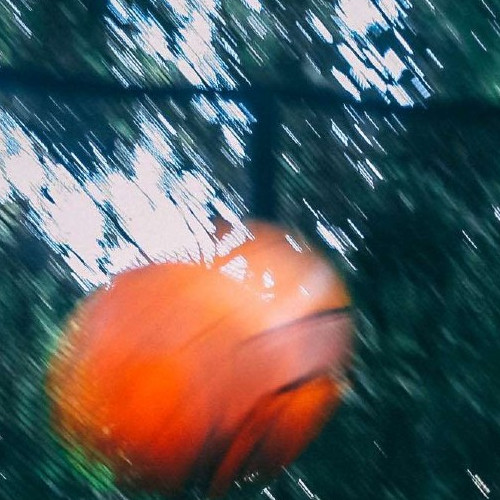
#> input picture alpha_matte/output/ball.jpg, 500 x 500 px
$ jupyter execute --allow-errors matte.ipynb   (older library calls are emulated)
#> lines starting #> are read from the running program, lines starting #| are printed output that depends on the picture; after the words box and inside, x2 and y2 are one past the last pixel; in counts of white or black regions, pixels touching at a corner belong together
[cell 1]
import numpy as np
import scipy.sparse
import scipy.sparse.linalg

CONST_ALPHA_MARGIN = 0.02


def __spdiagonal(diag):
    return scipy.sparse.spdiags(diag, (0,), len(diag), len(diag))


# [89 lines left out: functions get_grad_operator, get_const_conditions, solve_foreground_background, not called in this run]

[cell 2]
from __future__ import division

import logging

import cv2
import numpy as np
from numpy.lib.stride_tricks import as_strided
import scipy.sparse
import scipy.sparse.linalg


# [46 lines left out: functions _rolling_block, compute_laplacian, not called in this run]


def closed_form_matting_with_prior(image, prior, prior_confidence, consts_map=None):
    x
    assert image.shape[:2] == prior.shape, ('prior must be 2D matrix with height and width equal '
                                            'to image.')
    assert image.shape[:2] == prior_confidence.shape, ('prior_confidence must be 2D matrix with '
                                                       'height and width equal to image.')
    assert (consts_map is None) or image.shape[:2] == consts_map.shape, (
        'consts_map must be 2D matrix with height and width equal to image.')

    logging.info('Computing Matting Laplacian.')
    laplacian = compute_laplacian(image, ~consts_map if consts_map is not None else None)

    confidence = scipy.sparse.diags(prior_confidence.ravel())
    logging.info('Solving for alpha.')
    solution = scipy.sparse.linalg.spsolve(
        laplacian + confidence,
        prior.ravel() * prior_confidence.ravel()
    )
    alpha = np.minimum(np.maximum(solution.reshape(prior.shape), 0), 1)
    return alpha


def closed_form_matting_with_trimap(image, trimap, trimap_confidence=100.0):
    """Apply Closed-Form matting to given image using trimap."""

    assert image.shape[:2] == trimap.shape, ('trimap must be 2D matrix with height and width equal '
                                             'to image.')
    consts_map = (trimap < 0.1) | (trimap > 0.9)
    return closed_form_matting_with_prior(image, trimap, trimap_confidence * consts_map, consts_map)


# [12 lines left out: function closed_form_matting_with_scribbles, not called in this run]


closed_form_matting = closed_form_matting_with_trimap

def main():
    image = cv2.imread('output/ball.jpg') / 255.0  #change this path to get new set of results

    scribbles = cv2.imread('output/ball_t.jpg',0) / 255.0  #and this trimap
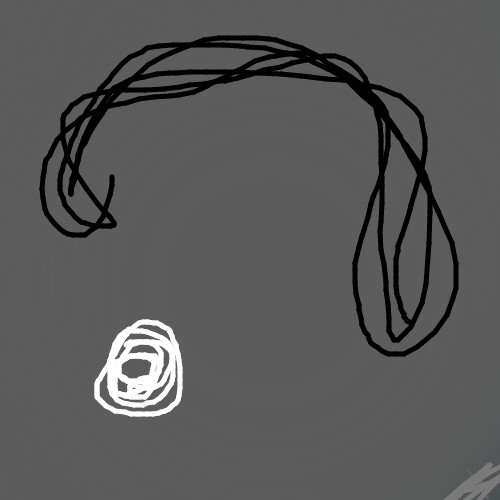
#> input picture alpha_matte/output/ball_t.jpg, 500 x 500 px
#> scribbles: shape (500, 500) float64; min 0, max 1, mean 0.35
    alpha = closed_form_matting_with_trimap(image, scribbles)
#> in closed_form_matting_with_trimap, `consts_map = (trimap < 0.1) | (trimap > 0.9)`:
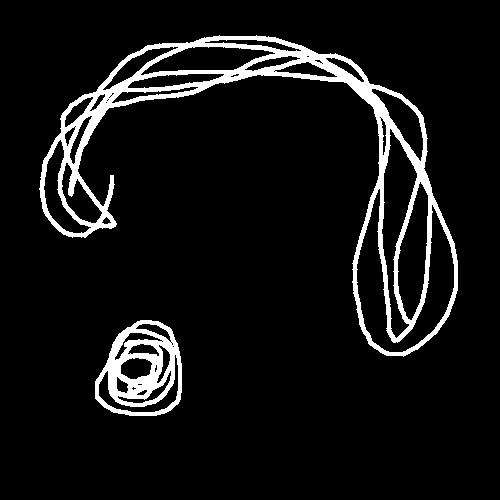
#> consts_map: shape (500, 500) bool; 7.6% white; 2 white regions, box (x1, y1, x2, y2) and area: (39, 35, 458, 357) 15002, (95, 320, 182, 416) 3977
    return alpha

import matplotlib.pyplot as plt
#> (the rest of this cell did not finish here and is left out)

[cell 3]
scribbles = cv2.imread('output/ball_t.jpg', 0)
#> scribbles: shape (500, 500); min 0, max 255, mean 89.2
scribbles.shape
#> Out = (500, 500)
